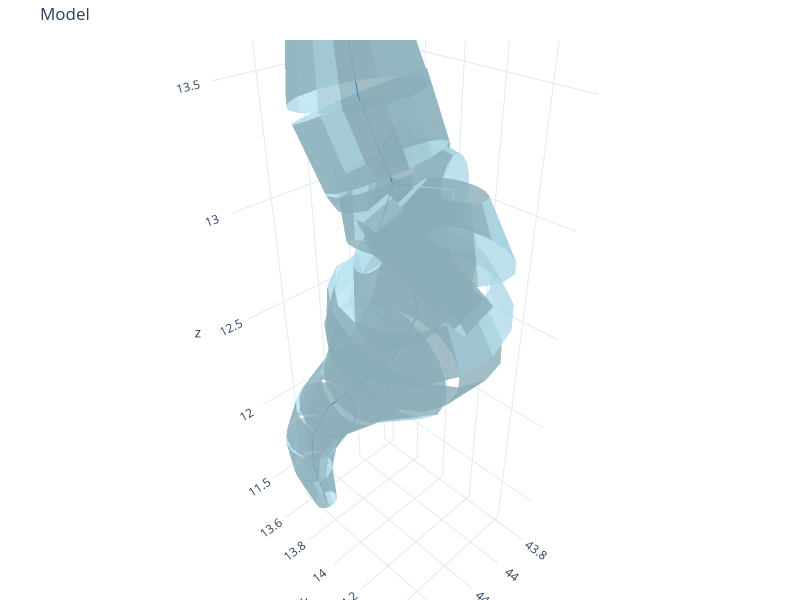

Notebook cell for this chart:
### Code cell
model_um = SWCModel.from_swc_file(swc_um_path)
plot_model(swc_model=model_um)

### Figure 1 — Plotly figure (JSON) as saved in the notebook; plotly's stock layout.template omitted (floating-point values rounded to 4 significant figures; data arrays with more than 128 entries replaced by an {"elided": "..."} marker saying what was removed)
{"data": [{"color": "lightblue", "flatshading": true, "i": {"elided": "480 int values"}, "j": {"elided": "480 int values"}, "k": {"elided": "480 int values"}, "name": "frusta", "opacity": 0.8, "type": "mesh3d", "x": {"elided": "480 float values"}, "y": {"elided": "480 float values"}, "z": {"elided": "480 float values"}}, {"line": {"color": "#1f77b4", "width": 2}, "mode": "lines", "name": "centroid", "type": "scatter3d", "x": [44.39, 44.42, null, 44.42, 44.43, null, 44.43, 44.4, null, 44.4, 44.34, null, 44.34, 44.23, null, 44.23, 44.17, null, 44.17, 44.21, null, 44.21, 44.36, null, 44.36, 44.26, null, 44.26, 44.27, null, 44.26, 44.06, null, 44.27, 44.3, null, 44.3, 44.25, null, 44.06, 44.1, null, 44.1, 44.21, null], "y": [13.73, 13.68, null, 13.68, 13.71, null, 13.71, 13.81, null, 13.81, 13.95, null, 13.95, 14.08, null, 14.08, 14.16, null, 14.16, 14.16, null, 14.16, 14.11, null, 14.11, 14.11, null, 14.11, 14.08, null, 14.11, 14.22, null, 14.08, 13.98, null, 13.98, 13.87, null, 14.22, 14.21, null, 14.21, 14.16, null], "z": [11.31, 11.55, null, 11.55, 11.8, null, 11.8, 12.03, null, 12.03, 12.21, null, 12.21, 12.4, null, 12.4, 12.62, null, 12.62, 12.81, null, 12.81, 12.97, null, 12.97, 13.19, null, 13.19, 13.25, null, 13.19, 13.14, null, 13.25, 13.48, null, 13.48, 13.7, null, 13.14, 12.9, null, 12.9, 12.81, null]}], "layout": {"height": 600, "margin": {"b": 0, "l": 0, "r": 0, "t": 40}, "scene": {"aspectmode": "data"}, "showlegend": false, "title": {"text": "Model"}, "width": 800}}
